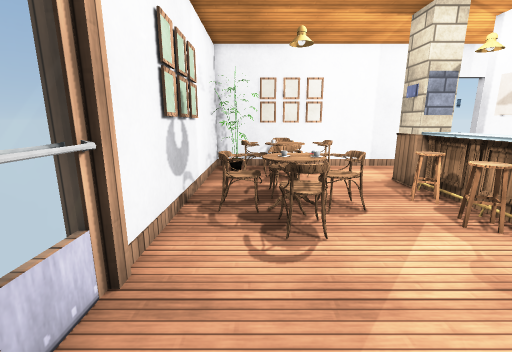
[1] (above)

19 first-person views from a walk through a scene from a Unity 3-D project. The camera is 1.5 m above the floor, tilts 12° down and sees 90° across. The floor is counted in squares, 0.5 m on a side. Each view is taken from the middle of a square. On the plan, view 1 faces up. The plan holds only what a view shows up to about 19 squares ahead; the rest is blank. The player character is not drawn. Door leaves are left out, so doorways stand open. Surface patterns are stand-ins for the level's own textures.

[2]
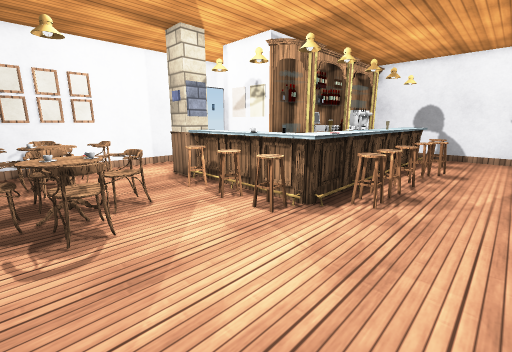

[3]
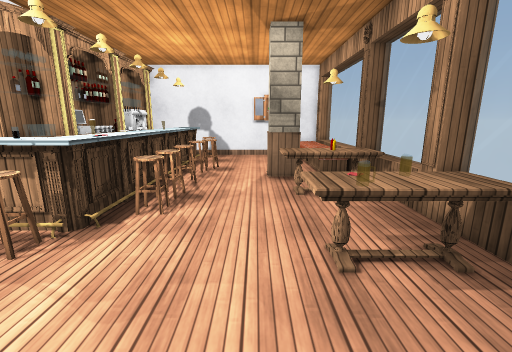

[4]
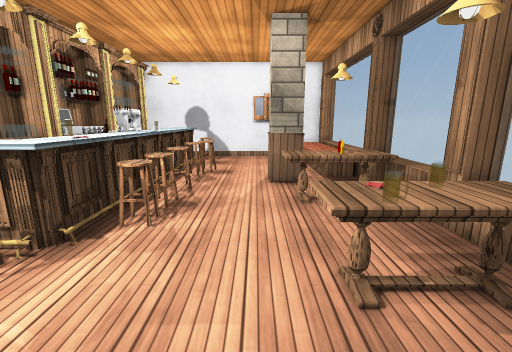

[5]
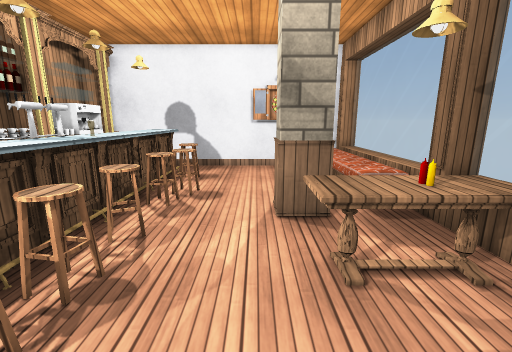

[6]
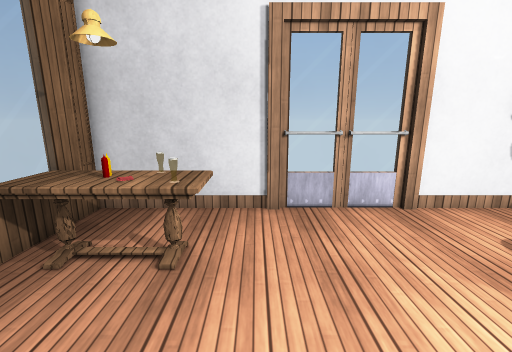

[7]
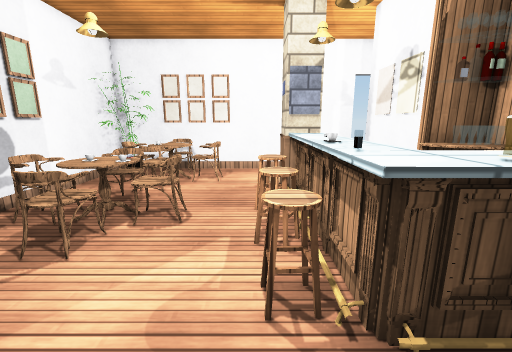

[8]
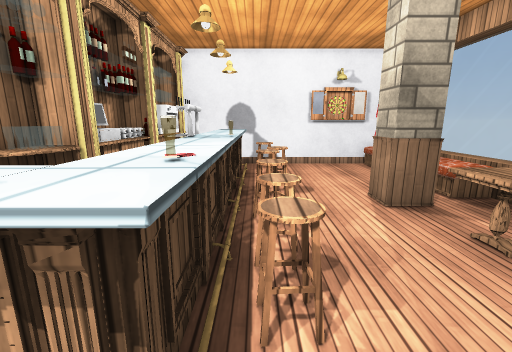

[9]
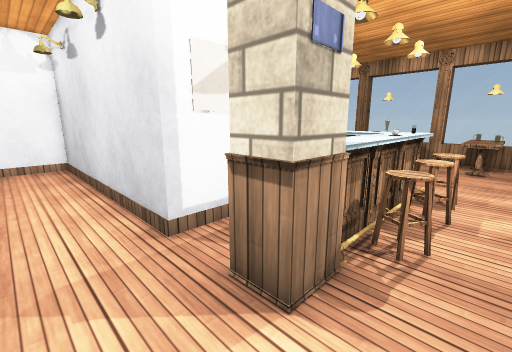

[10]
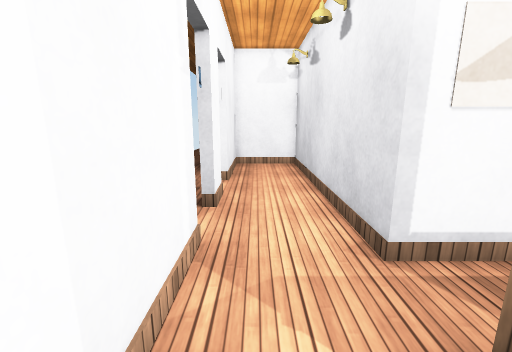

[11]
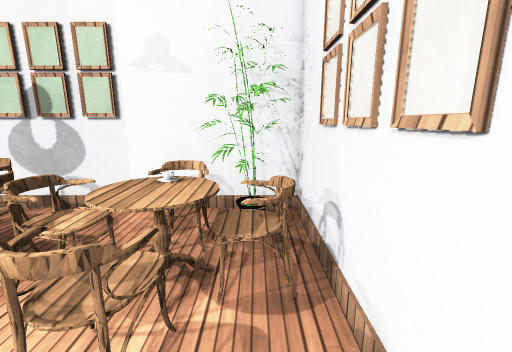

[12]
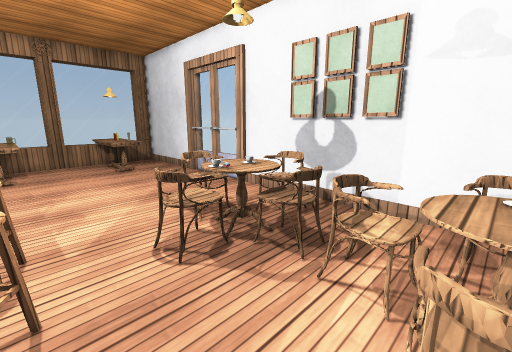

[13]
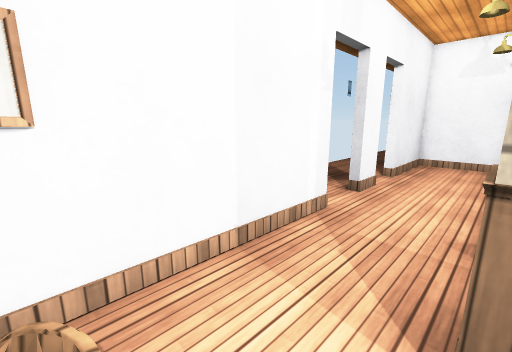

[14]
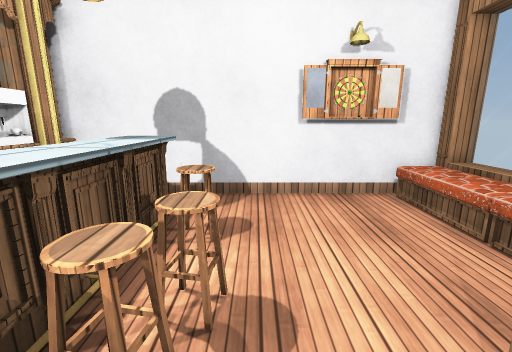

[15]
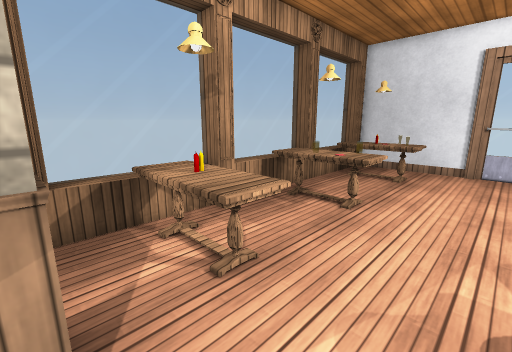

[16]
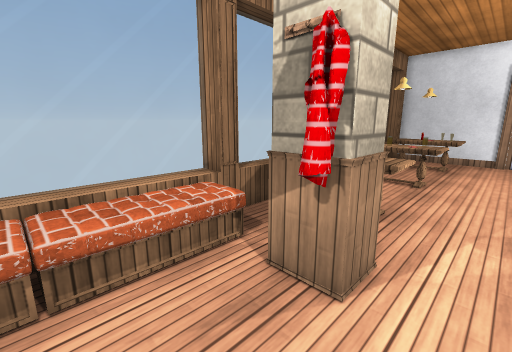

[17]
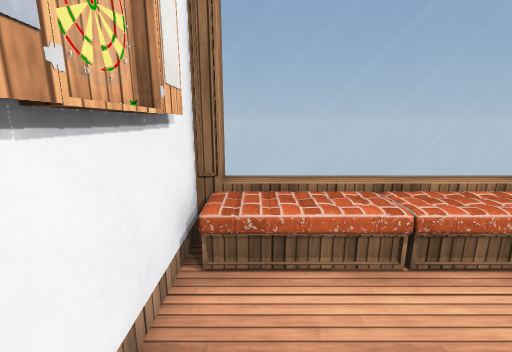

[18]
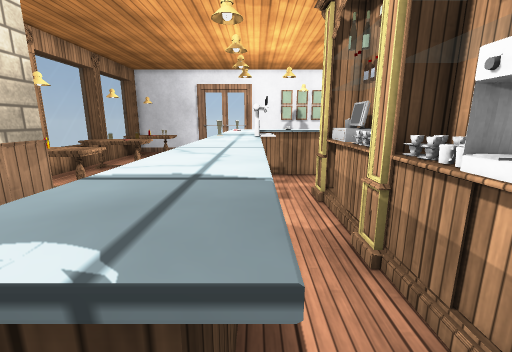

[19]
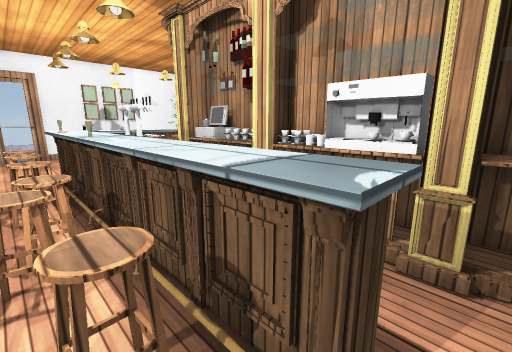

### Floor plan
Key: @ floor where view 1 was taken; # wall or solid block; . floor; D open door; = window, fence, low wall or low ledge; ^ raised ledge; C chair; P plant; T table; L column; B bench; U cup; O other object.
Columns run from 3 left of view 1 to 25 right of it. Each row starts with its distance up from view 1.
 21                      ..
 20                     ...
 19                   ......
 18 ###############DDD##DDD#
 17 #####C##  ######DD##DDD######
 16 #PPPCC......................#
 15 #PCCCCCC....................#
 14 # CCTTCC....................#
 13 #...CC....#LL.###############
 12 #...CC....L#L.#
 11 #...CC....L^ .#
 10 #...CC...CCO  #
  9 # CCTTCC.CC^^ ## ########  ##
  8 # CCCCC...^^^.######OU#######
  7 #...CC...CC^^.. == #==#  ==##
  6 #...CC....^^^....# ..... .. #
  5 #........CC^^^^^^#^^^^^^^^. #
  4 # ........C^^^^^^^^^^^O^^^. #
  3 # ..........CCCCCC.CC..CC...#
  2  #..........CCCCCC.CCC.CC...#
  1 # ..........................#
  0 # .@........................#
 -1 #..........................##
 -2 #..TT...TTT...TTT.##.......##
 -3 #..TTT..T T...TTT.#L.......##
 -4 #..TTT..TT ...TTT.  .......##
 -5 #..TTT..TTT...TTT..BBBBBBBBB#
 -6 # .TTT  TTT # TTT  BBBBBBBBB#
 -7 ##^^^^##^^^^#^^^^##^^^^^^^^##
 -8  #====##====#====##========#

Where each view was taken, in squares from view 1:
view 1: 0 up, 0 right, facing up
view 2: 1 down, 0 right, facing up-right
view 3: 1 down, 1 right, facing right
view 4: 1 down, 2 right, facing right
view 5: 1 down, 7 right, facing right
view 6: 1 down, 6 right, facing left
view 7: 1 up, 6 right, facing up
view 8: 3 up, 6 right, facing right
view 9: 16 up, 5 right, facing down-right
view 10: 16 up, 6 right, facing right
view 11: 16 up, 6 right, facing left
view 12: 14 up, 6 right, facing down-left
view 13: 13 up, 4 right, facing up-right
view 14: 1 up, 14 right, facing right
view 15: 1 up, 15 right, facing down-left
view 16: 0 up, 20 right, facing down-left
view 17: 0 up, 23 right, facing down
view 18: 5 up, 23 right, facing left
view 19: 2 up, 23 right, facing up-left
